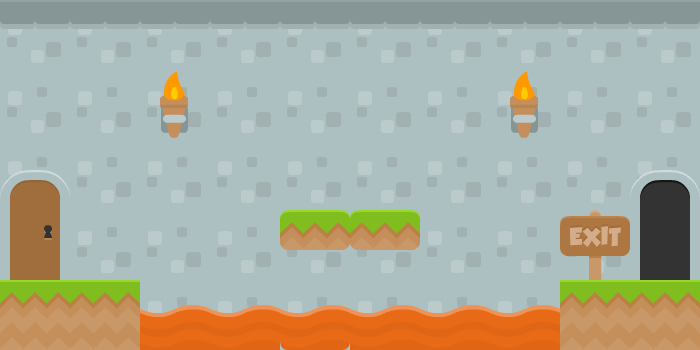

The image is a tile-based game level rendered from a .tmx file. Its description and source (layers, tilesets, objects; grid data summarised) follow:
An orthogonal 10x5 tile map with 70x70 px tiles, 2 tile layers (Tile Layer 2, Tile Layer 1), 2 tilesets and 10 objects (player, exit).

<map version="1.0" tiledversion="1.1.6" orientation="orthogonal" renderorder="right-down" width="10" height="5" tilewidth="70" tileheight="70" infinite="0" nextobjectid="24">
 <tileset firstgid="1" source="kenney_complete_base_tiles_spritesheet.tsx" />
 <tileset firstgid="157" source="kenney_platformerPack_industrial_tilesheet.tsx" />
 <layer name="Tile Layer 2" width="10" height="5">
  <data>[50 cells, 50 non-empty, 2 distinct tile ids]</data>
 </layer>
 <layer name="Tile Layer 1" width="10" height="5">
  <data>[50 cells, 19 non-empty, 10 distinct tile ids]</data>
 </layer>
 <objectgroup name="triggers" visible="0">
  <object id="1" name="player" x="0" y="210" width="70" height="70">
   <properties>
    <property name="player" type="bool" value="true" />
   </properties>
  </object>
  <object id="2" name="exit" x="630" y="210" width="70" height="70">
   <properties>
    <property name="exit" type="bool" value="true" />
   </properties>
  </object>
  <object id="5" x="0" y="280" width="139" height="70">
   <properties>
    <property name="blockers" value="blrt" />
   </properties>
  </object>
  <object id="11" x="0" y="350" width="700" height="70">
   <properties>
    <property name="blockers" value="blrt" />
   </properties>
  </object>
  <object id="12" x="139" y="311" width="421" height="37">
   <properties>
    <property name="lava" type="bool" value="true" />
   </properties>
  </object>
  <object id="15" x="560" y="280" width="140" height="70">
   <properties>
    <property name="blockers" value="blrt" />
   </properties>
  </object>
  <object id="17" x="280" y="210" width="140" height="36">
   <properties>
    <property name="blockers" value="blrt" />
   </properties>
  </object>
  <object id="21" x="0" y="-70" width="700" height="70">
   <properties>
    <property name="blockers" value="blrt" />
   </properties>
  </object>
  <object id="22" x="-70" y="-70" width="70" height="490">
   <properties>
    <property name="blockers" value="blrt" />
   </properties>
  </object>
  <object id="23" x="700" y="-70" width="70" height="490">
   <properties>
    <property name="blockers" value="blrt" />
   </properties>
  </object>
 </objectgroup>
</map>
